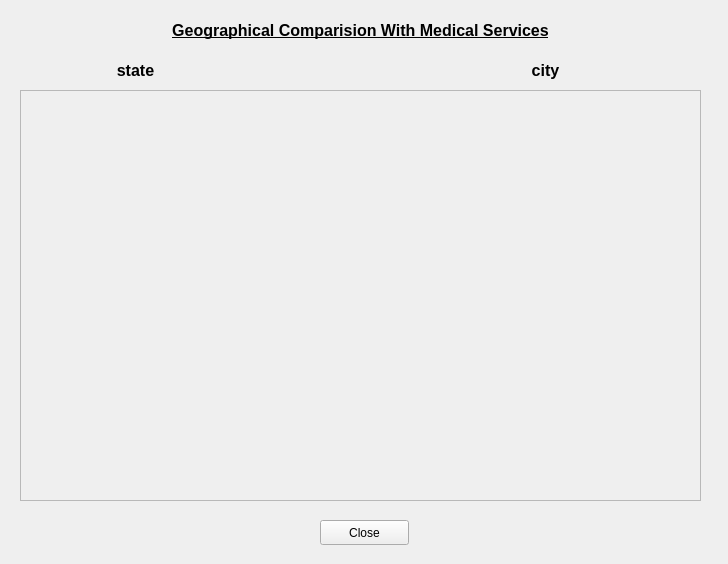
<?xml version="1.0" encoding="UTF-8"?>
<ui version="4.0">
 <class>geographicalGraph</class>
 <widget class="QWidget" name="geographicalGraph">
  <property name="geometry">
   <rect>
    <x>0</x>
    <y>0</y>
    <width>728</width>
    <height>564</height>
   </rect>
  </property>
  <property name="windowTitle">
   <string>Form</string>
  </property>
  <widget class="QFrame" name="frame">
   <property name="geometry">
    <rect>
     <x>20</x>
     <y>90</y>
     <width>681</width>
     <height>411</height>
    </rect>
   </property>
   <property name="frameShape">
    <enum>QFrame::StyledPanel</enum>
   </property>
   <property name="frameShadow">
    <enum>QFrame::Raised</enum>
   </property>
  </widget>
  <widget class="QLabel" name="titleLabel">
   <property name="geometry">
    <rect>
     <x>20</x>
     <y>10</y>
     <width>681</width>
     <height>41</height>
    </rect>
   </property>
   <property name="styleSheet">
    <string notr="true">font-size:12pt;
font-weight: bold;</string>
   </property>
   <property name="text">
    <string>&lt;html&gt;&lt;head/&gt;&lt;body&gt;&lt;p align=&quot;center&quot;&gt;&lt;span style=&quot; font-size:12pt; text-decoration: underline;&quot;&gt;Geographical Comparision With Medical Services&lt;/span&gt;&lt;/p&gt;&lt;/body&gt;&lt;/html&gt;</string>
   </property>
  </widget>
  <widget class="QPushButton" name="closeButton">
   <property name="geometry">
    <rect>
     <x>320</x>
     <y>520</y>
     <width>89</width>
     <height>25</height>
    </rect>
   </property>
   <property name="text">
    <string>Close</string>
   </property>
  </widget>
  <widget class="QLabel" name="titleLabel_2">
   <property name="geometry">
    <rect>
     <x>10</x>
     <y>50</y>
     <width>251</width>
     <height>41</height>
    </rect>
   </property>
   <property name="styleSheet">
    <string notr="true">font-size:12pt;
font-weight: bold;</string>
   </property>
   <property name="text">
    <string>&lt;html&gt;&lt;head/&gt;&lt;body&gt;&lt;p align=&quot;center&quot;&gt;state&lt;/p&gt;&lt;/body&gt;&lt;/html&gt;</string>
   </property>
  </widget>
  <widget class="QLabel" name="titleLabel_3">
   <property name="geometry">
    <rect>
     <x>420</x>
     <y>50</y>
     <width>251</width>
     <height>41</height>
    </rect>
   </property>
   <property name="styleSheet">
    <string notr="true">font-size:12pt;
font-weight: bold;</string>
   </property>
   <property name="text">
    <string>&lt;html&gt;&lt;head/&gt;&lt;body&gt;&lt;p align=&quot;center&quot;&gt;city&lt;/p&gt;&lt;/body&gt;&lt;/html&gt;</string>
   </property>
  </widget>
 </widget>
 <resources/>
 <connections/>
</ui>
